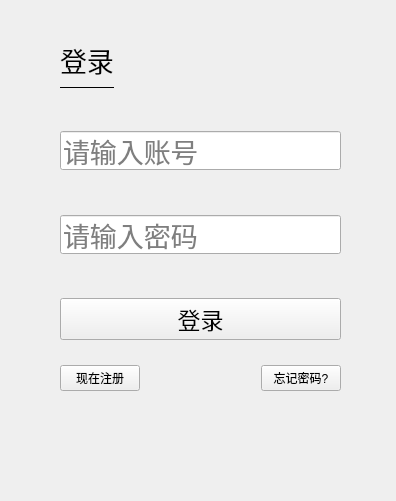
<?xml version="1.0" encoding="UTF-8"?>
<ui version="4.0">
 <class>login_window</class>
 <widget class="QWidget" name="login_window">
  <property name="geometry">
   <rect>
    <x>0</x>
    <y>0</y>
    <width>396</width>
    <height>501</height>
   </rect>
  </property>
  <property name="windowTitle">
   <string>登录</string>
  </property>
  <widget class="QWidget" name="">
   <property name="geometry">
    <rect>
     <x>60</x>
     <y>40</y>
     <width>281</width>
     <height>351</height>
    </rect>
   </property>
   <layout class="QVBoxLayout" name="verticalLayout_6">
    <item>
     <layout class="QVBoxLayout" name="verticalLayout_5">
      <item>
       <layout class="QHBoxLayout" name="horizontalLayout_2">
        <item>
         <layout class="QVBoxLayout" name="verticalLayout">
          <item>
           <widget class="CaptionLabel" name="label">
            <property name="font">
             <font>
              <pointsize>20</pointsize>
             </font>
            </property>
            <property name="text">
             <string>登录</string>
            </property>
           </widget>
          </item>
          <item>
           <widget class="Line" name="line">
            <property name="windowModality">
             <enum>Qt::WindowModality::WindowModal</enum>
            </property>
            <property name="font">
             <font>
              <pointsize>11</pointsize>
              <underline>false</underline>
             </font>
            </property>
            <property name="frameShadow">
             <enum>QFrame::Shadow::Plain</enum>
            </property>
            <property name="orientation">
             <enum>Qt::Orientation::Horizontal</enum>
            </property>
           </widget>
          </item>
         </layout>
        </item>
        <item>
         <spacer name="horizontalSpacer_2">
          <property name="orientation">
           <enum>Qt::Orientation::Horizontal</enum>
          </property>
          <property name="sizeHint" stdset="0">
           <size>
            <width>40</width>
            <height>20</height>
           </size>
          </property>
         </spacer>
        </item>
       </layout>
      </item>
      <item>
       <spacer name="verticalSpacer_3">
        <property name="orientation">
         <enum>Qt::Orientation::Vertical</enum>
        </property>
        <property name="sizeHint" stdset="0">
         <size>
          <width>20</width>
          <height>40</height>
         </size>
        </property>
       </spacer>
      </item>
     </layout>
    </item>
    <item>
     <layout class="QVBoxLayout" name="verticalLayout_4">
      <item>
       <layout class="QVBoxLayout" name="verticalLayout_3">
        <item>
         <layout class="QVBoxLayout" name="verticalLayout_2">
          <item>
           <widget class="LineEdit" name="lineEdit">
            <property name="font">
             <font>
              <pointsize>20</pointsize>
             </font>
            </property>
            <property name="toolTip">
             <string>请输入账号</string>
            </property>
            <property name="statusTip">
             <string/>
            </property>
            <property name="autoFillBackground">
             <bool>false</bool>
            </property>
            <property name="inputMask">
             <string/>
            </property>
            <property name="text">
             <string/>
            </property>
            <property name="placeholderText">
             <string>请输入账号</string>
            </property>
           </widget>
          </item>
          <item>
           <spacer name="verticalSpacer">
            <property name="font">
             <font>
              <pointsize>20</pointsize>
             </font>
            </property>
            <property name="orientation">
             <enum>Qt::Orientation::Vertical</enum>
            </property>
            <property name="sizeHint" stdset="0">
             <size>
              <width>20</width>
              <height>40</height>
             </size>
            </property>
           </spacer>
          </item>
          <item>
           <widget class="PasswordLineEdit" name="lineEdit_2">
            <property name="minimumSize">
             <size>
              <width>0</width>
              <height>0</height>
             </size>
            </property>
            <property name="baseSize">
             <size>
              <width>0</width>
              <height>0</height>
             </size>
            </property>
            <property name="font">
             <font>
              <pointsize>20</pointsize>
              <fontweight>Thin</fontweight>
             </font>
            </property>
            <property name="text">
             <string/>
            </property>
            <property name="echoMode">
             <enum>QLineEdit::EchoMode::Password</enum>
            </property>
            <property name="placeholderText">
             <string>请输入密码</string>
            </property>
           </widget>
          </item>
         </layout>
        </item>
       </layout>
      </item>
      <item>
       <spacer name="verticalSpacer_2">
        <property name="orientation">
         <enum>Qt::Orientation::Vertical</enum>
        </property>
        <property name="sizeHint" stdset="0">
         <size>
          <width>20</width>
          <height>40</height>
         </size>
        </property>
       </spacer>
      </item>
      <item>
       <widget class="PrimaryPushButton" name="pushButton">
        <property name="font">
         <font>
          <pointsize>17</pointsize>
         </font>
        </property>
        <property name="text">
         <string>登录</string>
        </property>
       </widget>
      </item>
      <item>
       <spacer name="verticalSpacer_4">
        <property name="orientation">
         <enum>Qt::Orientation::Vertical</enum>
        </property>
        <property name="sizeHint" stdset="0">
         <size>
          <width>20</width>
          <height>20</height>
         </size>
        </property>
       </spacer>
      </item>
     </layout>
    </item>
    <item>
     <layout class="QHBoxLayout" name="horizontalLayout">
      <item>
       <widget class="TransparentPushButton" name="pushButton_2">
        <property name="text">
         <string>现在注册</string>
        </property>
       </widget>
      </item>
      <item>
       <spacer name="horizontalSpacer">
        <property name="orientation">
         <enum>Qt::Orientation::Horizontal</enum>
        </property>
        <property name="sizeHint" stdset="0">
         <size>
          <width>40</width>
          <height>20</height>
         </size>
        </property>
       </spacer>
      </item>
      <item>
       <widget class="TransparentPushButton" name="pushButton_3">
        <property name="text">
         <string>忘记密码?</string>
        </property>
       </widget>
      </item>
     </layout>
    </item>
   </layout>
  </widget>
 </widget>
 <customwidgets>
  <customwidget>
   <class>PrimaryPushButton</class>
   <extends>QPushButton</extends>
   <header>qfluentwidgets</header>
  </customwidget>
  <customwidget>
   <class>TransparentPushButton</class>
   <extends>QPushButton</extends>
   <header>qfluentwidgets</header>
  </customwidget>
  <customwidget>
   <class>CaptionLabel</class>
   <extends>QLabel</extends>
   <header>qfluentwidgets</header>
  </customwidget>
  <customwidget>
   <class>LineEdit</class>
   <extends>QLineEdit</extends>
   <header>qfluentwidgets</header>
  </customwidget>
  <customwidget>
   <class>PasswordLineEdit</class>
   <extends>QLineEdit</extends>
   <header>qfluentwidgets</header>
  </customwidget>
 </customwidgets>
 <resources/>
 <connections/>
</ui>
